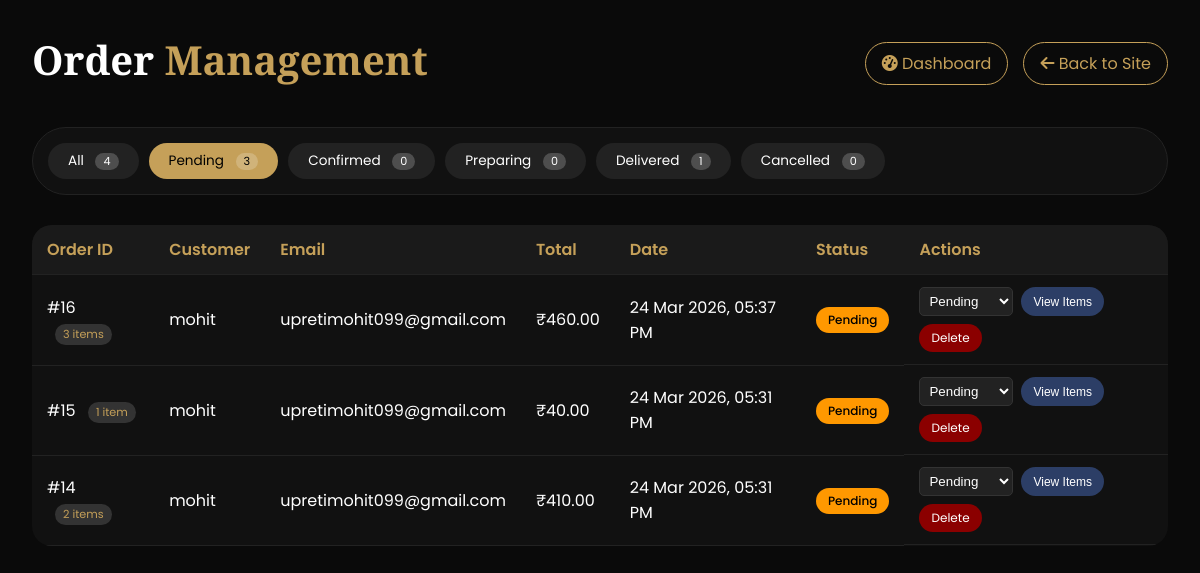
Screenshot of /suleman/admin/ordercontrol.php?status=pending (signed in) with the database file from the repository.
### tables this page shows
CREATE TABLE `orders` (
  `id` int(11) NOT NULL AUTO_INCREMENT,
  `user_email` varchar(255) DEFAULT NULL,
  `customer_name` varchar(255) NOT NULL,
  `customer_email` varchar(255) NOT NULL,
  `customer_phone` varchar(20) NOT NULL,
  `customer_address` text NOT NULL,
  `total_amount` decimal(10,2) NOT NULL,
  `order_date` timestamp NOT NULL DEFAULT current_timestamp(),
  `status` enum('pending','confirmed','preparing','delivered','cancelled') DEFAULT 'pending',
  `notes` text DEFAULT NULL,
  PRIMARY KEY (`id`)
);

### suleman/admin/ordercontrol.php (the view, shortened to what this page needs)
<?php
$conn = mysqli_connect("localhost", "root", "", "sulemanrestro");
$filter_status = isset($_GET['status']) && $_GET['status'] != '' ? $_GET['status'] : 'all';
$where = "";
if ($filter_status != 'all') {
    $where = "WHERE status = '" . mysqli_real_escape_string($conn, $filter_status) . "'";
}
$orders = [];
$result = mysqli_query($conn, "SELECT * FROM orders $where ORDER BY order_date DESC");
if ($result) {
    while ($row = mysqli_fetch_assoc($result)) {
        $order_id = $row['id'];
        $count_res = mysqli_query($conn, "SELECT COUNT(*) as cnt FROM order_items WHERE order_id = $order_id");
        $cnt = 0;
        if ($count_res && $c = mysqli_fetch_assoc($count_res)) {
            $cnt = $c['cnt'];
        }
        $row['item_count'] = $cnt;
        $orders[] = $row;
    }
}
$counts = ['all' => 0, 'pending' => 0, 'confirmed' => 0, 'preparing' => 0, 'delivered' => 0, 'cancelled' => 0];
$count_res = mysqli_query($conn, "SELECT status, COUNT(*) as cnt FROM orders GROUP BY status");
if ($count_res) {
    while ($row = mysqli_fetch_assoc($count_res)) {
        $counts[$row['status']] = $row['cnt'];
        $counts['all'] += $row['cnt'];
    }
}
?>
<!DOCTYPE html>
<html lang="en">
<head>
    <link rel="stylesheet" href="https://cdnjs.cloudflare.com/ajax/libs/font-awesome/6.4.0/css/all.min.css">
</head>
<body>
<div class="container">
    <div class="admin-bar">
        <h1>Order <span>Management</span></h1>
        <div class="admin-links">
            <a href="adminhome.php"><i class="fas fa-tachometer-alt"></i> Dashboard</a>
            <a href="../home.php"><i class="fas fa-arrow-left"></i> Back to Site</a>
        </div>
    </div>
    <div class="filter-tabs">
        <a href="?status=all" class="filter-tab <?php echo $filter_status == 'all' ? 'active' : ''; ?>">
            All <span class="badge-count"><?php echo $counts['all']; ?></span>
        </a>
        <a href="?status=pending" class="filter-tab <?php echo $filter_status == 'pending' ? 'active' : ''; ?>">
            Pending <span class="badge-count"><?php echo $counts['pending']; ?></span>
        </a>
        <a href="?status=confirmed" class="filter-tab <?php echo $filter_status == 'confirmed' ? 'active' : ''; ?>">
            Confirmed <span class="badge-count"><?php echo $counts['confirmed']; ?></span>
        </a>
        <a href="?status=preparing" class="filter-tab <?php echo $filter_status == 'preparing' ? 'active' : ''; ?>">
            Preparing <span class="badge-count"><?php echo $counts['preparing']; ?></span>
        </a>
        <a href="?status=delivered" class="filter-tab <?php echo $filter_status == 'delivered' ? 'active' : ''; ?>">
            Delivered <span class="badge-count"><?php echo $counts['delivered']; ?></span>
        </a>
        <a href="?status=cancelled" class="filter-tab <?php echo $filter_status == 'cancelled' ? 'active' : ''; ?>">
            Cancelled <span class="badge-count"><?php echo $counts['cancelled']; ?></span>
        </a>
    </div>
    <?php if (empty($orders)): ?>
        <p>No orders found for this status.</p>
    <?php else: ?>
        <div style="overflow-x: auto;">
         <table>
            <thead>
                 <tr>
                    <th>Order ID</th>
                    <th>Customer</th>
                    <th>Email</th>
                    <th>Total</th>
                    <th>Date</th>
                    <th>Status</th>
                    <th>Actions</th>
                 </tr>
            </thead>
            <tbody>
                <?php foreach ($orders as $order): ?>
                 <tr>
                     <td>#<?php echo $order['id']; ?>
                        <?php if ($order['item_count'] > 0): ?>
                            <span class="item-count-badge"><?php echo $order['item_count']; ?> item<?php echo $order['item_count'] != 1 ? 's' : ''; ?></span>
                        <?php endif; ?>
                     </td>
                     <td><?php echo htmlspecialchars($order['customer_name']); ?></td>
                     <td><?php echo htmlspecialchars($order['customer_email']); ?></td>
                     <td>₹<?php echo number_format($order['total_amount'], 2); ?></td>
                     <td><?php echo date('d M Y, h:i A', strtotime($order['order_date'])); ?></td>
                     <td>
                        <span class="status-badge status-<?php echo $order['status']; ?>">
                            <?php echo ucfirst($order['status']); ?>
                        </span>
                     </td>
                    <td class="action-buttons">
                        <form method="POST" style="display: inline-block;">
                            <select name="status" class="status-select" onchange="this.form.submit()">
                                <option value="pending" <?php if($order['status'] == 'pending') echo 'selected'; ?>>Pending</option>
                            </select>
                        </form>
                        <button type="button" onclick="toggleDetails(<?php echo $order['id']; ?>)" class="view-btn">View Items</button>
                        <a href="?delete=<?php echo $order['id']; ?>&status=<?php echo $filter_status; ?>" class="delete-btn" onclick="return confirm('Delete this order permanently?')">Delete</a>
                     </td>
                 </tr>
                <?php endforeach; ?>
            </tbody>
         </table>
        </div>
    <?php endif; ?>
</div>
</body>
</html>

### suleman/admin/ordercontrol.php (style rules this page uses)
* { margin: 0; padding: 0; box-sizing: border-box; }
body { font-family: 'Poppins', sans-serif; background: #0a0a0a; color: #fff; padding: 2rem; }
.container { max-width: 1400px; margin: 0 auto; }
h1 { font-family: 'Playfair Display', serif; font-size: 2.5rem; margin-bottom: 0.5rem; }
h1 span { color: #C5A059; }
.admin-bar { display: flex; justify-content: space-between; align-items: center; margin-bottom: 2rem; flex-wrap: wrap; gap: 1rem; }
.admin-links { display: flex; gap: 15px; }
.admin-links a { color: #C5A059; text-decoration: none; border: 1px solid #C5A059; padding: 8px 16px; border-radius: 40px; transition: 0.3s; }
.filter-tabs { display: flex; flex-wrap: wrap; gap: 10px; margin-bottom: 30px; background: #111; padding: 15px; border-radius: 50px; border: 1px solid #222; }
.filter-tab { padding: 8px 20px; border-radius: 40px; background: #222; color: #fff; text-decoration: none; transition: 0.3s; font-size: 0.85rem; }
.filter-tab.active { background: #C5A059; color: #000; }
.badge-count { display: inline-block; background: rgba(255,255,255,0.2); border-radius: 20px; padding: 0 8px; margin-left: 8px; font-size: 0.7rem; }
table { width: 100%; border-collapse: collapse; background: #111; border-radius: 20px; overflow: hidden; }
th, td { padding: 12px 15px; text-align: left; border-bottom: 1px solid #222; }
th { background: #1a1a1a; color: #C5A059; font-weight: 600; }
.status-badge { display: inline-block; padding: 4px 12px; border-radius: 20px; font-size: 0.75rem; font-weight: 500; }
.status-pending { background: #ff9800; color: #000; }
.status-select { background: #222; border: 1px solid #333; color: #fff; padding: 5px; border-radius: 5px; }
.action-buttons { display: flex; gap: 8px; flex-wrap: wrap; }
.view-btn, .delete-btn { padding: 5px 12px; border-radius: 20px; text-decoration: none; font-size: 0.75rem; border: none; cursor: pointer; }
.view-btn { background: #2c3e66; color: #fff; }
.delete-btn { background: #8b0000; color: #fff; }
.item-count-badge { display: inline-block; background: #333; color: #C5A059; border-radius: 20px; padding: 2px 8px; font-size: 0.7rem; margin-left: 8px; }

### rows the page displays
orders: id "16", item_count "3", shows "s", customer_name "mohit", customer_email "upretimohit099@gmail.com", total_amount "460.00", order_date "24 Mar 2026, 05:37 PM", status "Pending"
orders: id "15", item_count "1", customer_name "mohit", customer_email "upretimohit099@gmail.com", total_amount "40.00", order_date "24 Mar 2026, 05:31 PM", status "Pending"
orders: id "14", item_count "2", shows "s", customer_name "mohit", customer_email "upretimohit099@gmail.com", total_amount "410.00", order_date "24 Mar 2026, 05:31 PM", status "Pending"

### other values shown
$counts['all'] "4"
$counts['pending'] "3"
$counts['confirmed'] "0"
$counts['preparing'] "0"
$counts['delivered'] "1"
$counts['cancelled'] "0"
